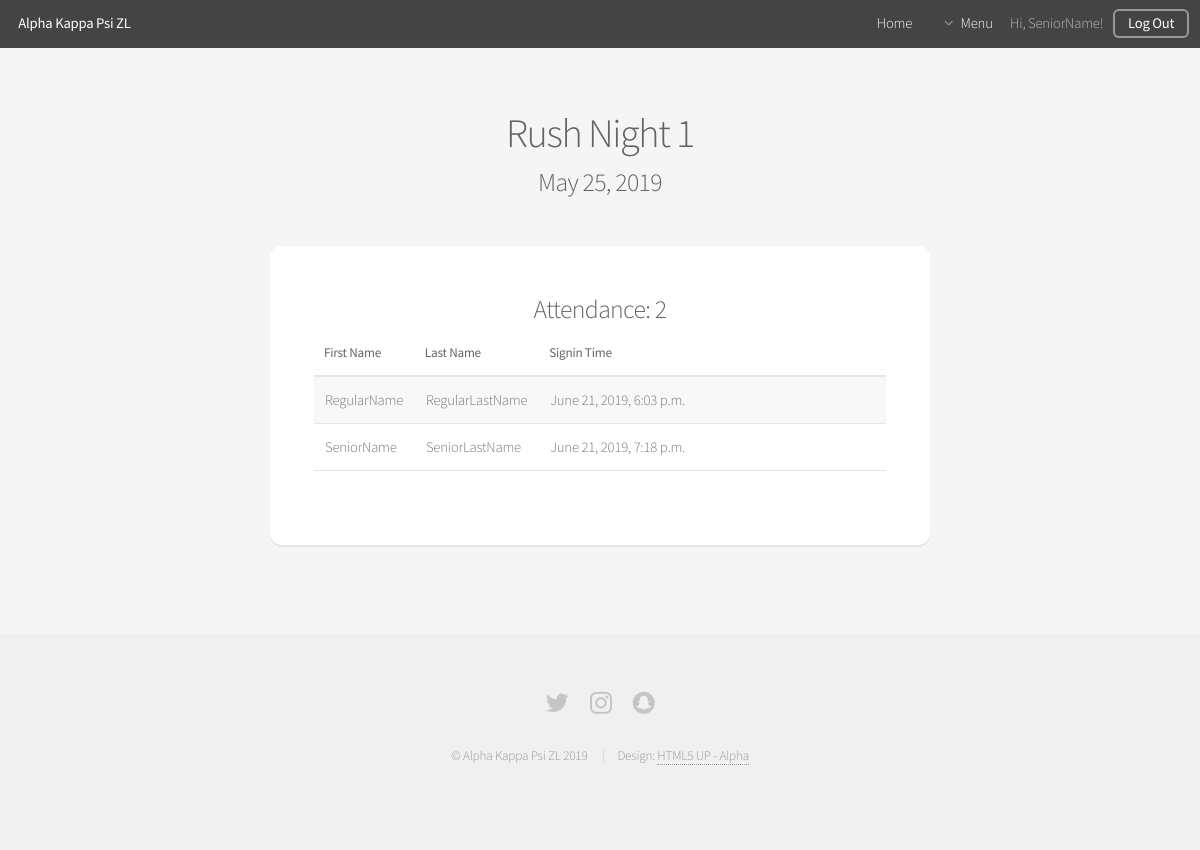
The app's page /attendance/1/eventattendance/ (signed in) with its own data.
### attendance/models.py (models this page shows, shortened)
class Event(models.Model):
    name = models.CharField(max_length=100, null=False)
    group = models.ForeignKey(EventGroup, on_delete=models.SET_NULL, null=True)
    credits = models.IntegerField(default=1, null=False)
    date = models.DateField(default=datetime.now)
    slug = models.CharField(max_length=32, default='', null=True, blank=True)

class Signin(models.Model):
    event = models.ForeignKey(Event, on_delete=models.CASCADE)
    user = models.ForeignKey(User, on_delete=models.CASCADE)
    time = models.DateTimeField(default=datetime.now, null=True, blank=True)
    comment = models.CharField(max_length=100, blank=True, null=True)
    class Meta:
        unique_together = ('event', 'user')

### attendance/views.py (the view)
# urls.py: path('<int:eventid>/eventattendance/', views.eventattendance, name='eventattendance'),
@login_required
@user_passes_test(brother_check, redirect_field_name=None)
def eventattendance(request, eventid):
    event = get_object_or_404(Event, id=eventid)
    if request.user.memberofgroup(event.group) or request.user.profile.isexec:
        signincount = Signin.objects.filter(event=event).count()
        signins = Signin.objects.filter(event=event).order_by('user__last_name')
        context = {
            'event': event,
            'signincount': signincount,
            'signins': signins,
            'containersize': 'medium',
        }
    else:
        raise Exception('Not so fast')
    return render(request, 'attendance/eventattendance.html', context=context)

### attendance/models.py (called while the page is built)
    def memberofgroup(self, eventgroup):
        if self in eventgroup.members.iterator():
            return True
        return False

### attendance/views.py (called while the page is built)
def brother_check(user):
    return user.profile.issenior

### templates/attendance/eventattendance.html (shortened to what this page needs)
{% extends 'base/base_generic.html' %}
{% block main_headertext %}
    <h2>{{ event.name }}</h2>
    <h3>{{ event.date }}</h3>
{% endblock %}
{% block content %}
    {% if signincount < 1 %}
    <h3>There are no attendees</h3>>
    {% else %}
    <h3>Attendance: {{ signincount }}</h3>
    <div class="table-wrapper" style="text-align:left;">
        <table>
            <thead>
                <tr>
                    <th style="width: 15%">First Name</th>
                    <th style="width: 15%">Last Name</th>
                    <th style="width: 60%">Signin Time</th>
                </tr>
            </thead>
            <tbody>
                {% for signin in signins %}
                <tr>
                    <td>{{ signin.user.first_name }}</td>
                    <td>{{ signin.user.last_name }}</td>
                    <td>{{ signin.time }}</td>
                </tr>
                {% endfor %}
            </tbody>
        </table>
    </div>
    {% endif %}
{% endblock %}

### templates/base/base_generic.html (shortened to what this page needs)
<!DOCTYPE HTML>
{% load static %}
<html>
	<head>
        <link rel="stylesheet" href="{% static 'assets/css/main.css' %}" />
	</head>
	<body class="{{ landing|default:"" }} is-preload">
		<div id="page-wrapper">
				<header id="header" class="{{ headerclass|default:"" }}">
					<h1><a href="{% url 'index' %}">Alpha Kappa Psi ZL</a></h1>
					<nav id="nav">
						<ul>
							<li><a href={% if request.user.is_authenticated %}
										"{% url 'generic' %}"
										{% else %}
										"{% url 'index' %}"
										{% endif %}>
								Home
							</a></li>
							{% if request.user.is_authenticated %}
							<li>
								<a href="#" class="icon fa-angle-down">Menu</a>
							</li>
								{% if request.user.first_name %}
								<li>Hi, {{ request.user.first_name }}!</li>
								{% endif %}
								<li><a href="{% url 'logout' %}?next={% url 'login' %}" class="button">Log Out</a></li>
							{% else %}
							<li><a href="{% url 'login' %}" class="button">Log In</a></li>
							{% endif %}
						</ul>
					</nav>
				</header>
				{% block main %}
				<section id="main" class="container {{ containersize|default:"small" }}">
					<header>
						{% block main_headertext %}{% endblock %}
					</header>
					<div class="box">
							{% block content %}
							{% endblock %}
					</div>
				</section>
				{% endblock %}
				{% block footer %}
				<footer id="footer">
					<ul class="icons">
						<li><a href="https://www.twitter.com/utk_akpsi" class="icon fa-twitter"><span class="label">Twitter</span></a></li>
						<li><a href="https://www.instagram.com/utk_akpsi" class="icon fa-instagram"><span class="label">Instagram</span></a></li>
						<li><a href="https://www.snapchat.com/add/akpsizl" class="icon fa-snapchat"><span class="label">Snapchat</span></a></li>
					</ul>
					<ul class="copyright">
						<li>&copy; Alpha Kappa Psi ZL 2019</li>
                        <li>Design: <a href="http://html5up.net/alpha">HTML5 UP - Alpha</a></li>
					</ul>
				</footer>
				{% endblock %}
		</div>
	</body>
</html>

### records on screen
Event: name "Rush Night 1", date "May 25, 2019"
Signin: user.first_name "RegularName", user.last_name "RegularLastName", time "June 21, 2019, 6:03 p.m."
Signin: user.first_name "SeniorName", user.last_name "SeniorLastName", time "June 21, 2019, 7:18 p.m."

### other values on screen
{{ request.user.first_name }} "SeniorName"
{{ signincount }} "2"
